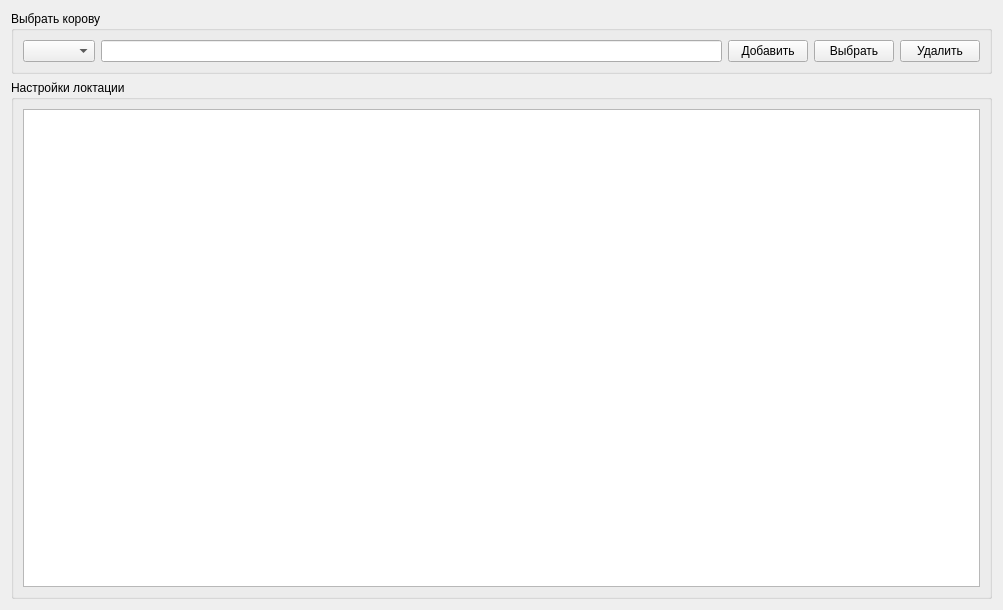
<?xml version="1.0" encoding="UTF-8"?>
<ui version="4.0">
 <class>form_dataentry_dataentry___milk_settings</class>
 <widget class="QWidget" name="form_dataentry_dataentry___milk_settings">
  <property name="geometry">
   <rect>
    <x>0</x>
    <y>0</y>
    <width>1003</width>
    <height>610</height>
   </rect>
  </property>
  <property name="windowTitle">
   <string>Form</string>
  </property>
  <layout class="QVBoxLayout" name="verticalLayout_2">
   <item>
    <widget class="QGroupBox" name="groupBox">
     <property name="title">
      <string>Выбрать корову</string>
     </property>
     <layout class="QHBoxLayout" name="horizontalLayout_2">
      <item>
       <layout class="QHBoxLayout" name="horizontalLayout">
        <item>
         <widget class="QComboBox" name="comboBox_numbers"/>
        </item>
        <item>
         <widget class="QLineEdit" name="lineEdit"/>
        </item>
        <item>
         <widget class="QPushButton" name="pushButton_add">
          <property name="text">
           <string>Добавить</string>
          </property>
         </widget>
        </item>
        <item>
         <widget class="QPushButton" name="pushButton_select">
          <property name="text">
           <string>Выбрать</string>
          </property>
         </widget>
        </item>
        <item>
         <widget class="QPushButton" name="pushButton">
          <property name="text">
           <string>Удалить</string>
          </property>
         </widget>
        </item>
       </layout>
      </item>
     </layout>
    </widget>
   </item>
   <item>
    <widget class="QGroupBox" name="groupBox_2">
     <property name="title">
      <string>Настройки локтации</string>
     </property>
     <layout class="QVBoxLayout" name="verticalLayout">
      <item>
       <widget class="QTableWidget" name="tableWidget"/>
      </item>
     </layout>
    </widget>
   </item>
  </layout>
 </widget>
 <resources/>
 <connections/>
</ui>
